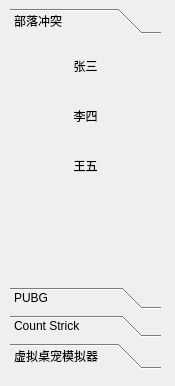
<?xml version="1.0" encoding="UTF-8"?>
<ui version="4.0">
 <class>Form</class>
 <widget class="QWidget" name="Form">
  <property name="geometry">
   <rect>
    <x>0</x>
    <y>0</y>
    <width>175</width>
    <height>386</height>
   </rect>
  </property>
  <property name="windowTitle">
   <string>Form</string>
  </property>
  <widget class="QToolBox" name="toolBox">
   <property name="geometry">
    <rect>
     <x>10</x>
     <y>8</y>
     <width>151</width>
     <height>361</height>
    </rect>
   </property>
   <property name="currentIndex">
    <number>0</number>
   </property>
   <widget class="QWidget" name="page">
    <property name="geometry">
     <rect>
      <x>0</x>
      <y>0</y>
      <width>151</width>
      <height>241</height>
     </rect>
    </property>
    <attribute name="icon">
     <iconset>
      <normaloff>../../../../Users/21460/Pictures/fontawesome-free-6.7.2-desktop/svgs/regular/chess-bishop.svg</normaloff>../../../../Users/21460/Pictures/fontawesome-free-6.7.2-desktop/svgs/regular/chess-bishop.svg</iconset>
    </attribute>
    <attribute name="label">
     <string>部落冲突</string>
    </attribute>
    <widget class="QToolButton" name="toolButton">
     <property name="geometry">
      <rect>
       <x>10</x>
       <y>10</y>
       <width>131</width>
       <height>31</height>
      </rect>
     </property>
     <property name="text">
      <string>张三</string>
     </property>
     <property name="icon">
      <iconset>
       <normaloff>../../../../Users/21460/Pictures/fontawesome-free-6.7.2-desktop/svgs/regular/circle-user.svg</normaloff>../../../../Users/21460/Pictures/fontawesome-free-6.7.2-desktop/svgs/regular/circle-user.svg</iconset>
     </property>
     <property name="iconSize">
      <size>
       <width>20</width>
       <height>20</height>
      </size>
     </property>
     <property name="toolButtonStyle">
      <enum>Qt::ToolButtonTextBesideIcon</enum>
     </property>
     <property name="autoRaise">
      <bool>true</bool>
     </property>
    </widget>
    <widget class="QToolButton" name="toolButton_2">
     <property name="geometry">
      <rect>
       <x>10</x>
       <y>110</y>
       <width>131</width>
       <height>31</height>
      </rect>
     </property>
     <property name="text">
      <string>王五</string>
     </property>
     <property name="icon">
      <iconset>
       <normaloff>../../../../Users/21460/Pictures/fontawesome-free-6.7.2-desktop/svgs/regular/circle-user.svg</normaloff>../../../../Users/21460/Pictures/fontawesome-free-6.7.2-desktop/svgs/regular/circle-user.svg</iconset>
     </property>
     <property name="toolButtonStyle">
      <enum>Qt::ToolButtonTextBesideIcon</enum>
     </property>
     <property name="autoRaise">
      <bool>true</bool>
     </property>
    </widget>
    <widget class="QToolButton" name="toolButton_3">
     <property name="geometry">
      <rect>
       <x>10</x>
       <y>60</y>
       <width>131</width>
       <height>31</height>
      </rect>
     </property>
     <property name="text">
      <string>李四</string>
     </property>
     <property name="icon">
      <iconset>
       <normaloff>../../../../Users/21460/Pictures/fontawesome-free-6.7.2-desktop/svgs/regular/circle-user.svg</normaloff>../../../../Users/21460/Pictures/fontawesome-free-6.7.2-desktop/svgs/regular/circle-user.svg</iconset>
     </property>
     <property name="toolButtonStyle">
      <enum>Qt::ToolButtonTextBesideIcon</enum>
     </property>
     <property name="autoRaise">
      <bool>true</bool>
     </property>
    </widget>
   </widget>
   <widget class="QWidget" name="page_3">
    <attribute name="icon">
     <iconset>
      <normaloff>../../../../Users/21460/Pictures/fontawesome-free-6.7.2-desktop/svgs/regular/chess-king.svg</normaloff>../../../../Users/21460/Pictures/fontawesome-free-6.7.2-desktop/svgs/regular/chess-king.svg</iconset>
    </attribute>
    <attribute name="label">
     <string>PUBG</string>
    </attribute>
    <widget class="QToolButton" name="toolButton_4">
     <property name="geometry">
      <rect>
       <x>10</x>
       <y>10</y>
       <width>131</width>
       <height>31</height>
      </rect>
     </property>
     <property name="text">
      <string>Alice</string>
     </property>
     <property name="icon">
      <iconset>
       <normaloff>../../../../Users/21460/Pictures/fontawesome-free-6.7.2-desktop/svgs/regular/circle-user.svg</normaloff>../../../../Users/21460/Pictures/fontawesome-free-6.7.2-desktop/svgs/regular/circle-user.svg</iconset>
     </property>
     <property name="toolButtonStyle">
      <enum>Qt::ToolButtonTextBesideIcon</enum>
     </property>
     <property name="autoRaise">
      <bool>true</bool>
     </property>
    </widget>
    <widget class="QToolButton" name="toolButton_5">
     <property name="geometry">
      <rect>
       <x>10</x>
       <y>60</y>
       <width>131</width>
       <height>31</height>
      </rect>
     </property>
     <property name="text">
      <string>Tom</string>
     </property>
     <property name="icon">
      <iconset>
       <normaloff>../../../../Users/21460/Pictures/fontawesome-free-6.7.2-desktop/svgs/regular/circle-user.svg</normaloff>../../../../Users/21460/Pictures/fontawesome-free-6.7.2-desktop/svgs/regular/circle-user.svg</iconset>
     </property>
     <property name="toolButtonStyle">
      <enum>Qt::ToolButtonTextBesideIcon</enum>
     </property>
     <property name="autoRaise">
      <bool>true</bool>
     </property>
    </widget>
    <widget class="QToolButton" name="toolButton_6">
     <property name="geometry">
      <rect>
       <x>10</x>
       <y>110</y>
       <width>131</width>
       <height>31</height>
      </rect>
     </property>
     <property name="text">
      <string>Jack</string>
     </property>
     <property name="icon">
      <iconset>
       <normaloff>../../../../Users/21460/Pictures/fontawesome-free-6.7.2-desktop/svgs/regular/circle-user.svg</normaloff>../../../../Users/21460/Pictures/fontawesome-free-6.7.2-desktop/svgs/regular/circle-user.svg</iconset>
     </property>
     <property name="toolButtonStyle">
      <enum>Qt::ToolButtonTextBesideIcon</enum>
     </property>
     <property name="autoRaise">
      <bool>true</bool>
     </property>
    </widget>
   </widget>
   <widget class="QWidget" name="page_4">
    <attribute name="icon">
     <iconset>
      <normaloff>../../../../Users/21460/Pictures/fontawesome-free-6.7.2-desktop/svgs/regular/chess-knight.svg</normaloff>../../../../Users/21460/Pictures/fontawesome-free-6.7.2-desktop/svgs/regular/chess-knight.svg</iconset>
    </attribute>
    <attribute name="label">
     <string>Count Strick</string>
    </attribute>
    <widget class="QToolButton" name="toolButton_7">
     <property name="geometry">
      <rect>
       <x>10</x>
       <y>10</y>
       <width>131</width>
       <height>31</height>
      </rect>
     </property>
     <property name="text">
      <string>沈哥</string>
     </property>
     <property name="icon">
      <iconset>
       <normaloff>../../../../Users/21460/Pictures/fontawesome-free-6.7.2-desktop/svgs/regular/circle-user.svg</normaloff>../../../../Users/21460/Pictures/fontawesome-free-6.7.2-desktop/svgs/regular/circle-user.svg</iconset>
     </property>
     <property name="toolButtonStyle">
      <enum>Qt::ToolButtonTextBesideIcon</enum>
     </property>
     <property name="autoRaise">
      <bool>true</bool>
     </property>
    </widget>
    <widget class="QToolButton" name="toolButton_8">
     <property name="geometry">
      <rect>
       <x>10</x>
       <y>60</y>
       <width>131</width>
       <height>31</height>
      </rect>
     </property>
     <property name="text">
      <string>李哥</string>
     </property>
     <property name="icon">
      <iconset>
       <normaloff>../../../../Users/21460/Pictures/fontawesome-free-6.7.2-desktop/svgs/regular/circle-user.svg</normaloff>../../../../Users/21460/Pictures/fontawesome-free-6.7.2-desktop/svgs/regular/circle-user.svg</iconset>
     </property>
     <property name="toolButtonStyle">
      <enum>Qt::ToolButtonTextBesideIcon</enum>
     </property>
     <property name="autoRaise">
      <bool>true</bool>
     </property>
    </widget>
   </widget>
   <widget class="QWidget" name="page_2">
    <property name="geometry">
     <rect>
      <x>0</x>
      <y>0</y>
      <width>151</width>
      <height>241</height>
     </rect>
    </property>
    <attribute name="icon">
     <iconset>
      <normaloff>../../../../Users/21460/Pictures/fontawesome-free-6.7.2-desktop/svgs/regular/chess-pawn.svg</normaloff>../../../../Users/21460/Pictures/fontawesome-free-6.7.2-desktop/svgs/regular/chess-pawn.svg</iconset>
    </attribute>
    <attribute name="label">
     <string>虚拟桌宠模拟器</string>
    </attribute>
    <widget class="QToolButton" name="toolButton_9">
     <property name="geometry">
      <rect>
       <x>10</x>
       <y>20</y>
       <width>131</width>
       <height>31</height>
      </rect>
     </property>
     <property name="text">
      <string>张三</string>
     </property>
     <property name="icon">
      <iconset>
       <normaloff>../../../../Users/21460/Pictures/fontawesome-free-6.7.2-desktop/svgs/regular/circle-user.svg</normaloff>../../../../Users/21460/Pictures/fontawesome-free-6.7.2-desktop/svgs/regular/circle-user.svg</iconset>
     </property>
     <property name="toolButtonStyle">
      <enum>Qt::ToolButtonTextBesideIcon</enum>
     </property>
     <property name="autoRaise">
      <bool>true</bool>
     </property>
    </widget>
    <widget class="QToolButton" name="toolButton_10">
     <property name="geometry">
      <rect>
       <x>10</x>
       <y>70</y>
       <width>131</width>
       <height>31</height>
      </rect>
     </property>
     <property name="text">
      <string>老王</string>
     </property>
     <property name="icon">
      <iconset>
       <normaloff>../../../../Users/21460/Pictures/fontawesome-free-6.7.2-desktop/svgs/regular/circle-user.svg</normaloff>../../../../Users/21460/Pictures/fontawesome-free-6.7.2-desktop/svgs/regular/circle-user.svg</iconset>
     </property>
     <property name="toolButtonStyle">
      <enum>Qt::ToolButtonTextBesideIcon</enum>
     </property>
     <property name="autoRaise">
      <bool>true</bool>
     </property>
    </widget>
    <widget class="QToolButton" name="toolButton_11">
     <property name="geometry">
      <rect>
       <x>10</x>
       <y>130</y>
       <width>131</width>
       <height>31</height>
      </rect>
     </property>
     <property name="text">
      <string>小黑</string>
     </property>
     <property name="icon">
      <iconset>
       <normaloff>../../../../Users/21460/Pictures/fontawesome-free-6.7.2-desktop/svgs/regular/circle-user.svg</normaloff>../../../../Users/21460/Pictures/fontawesome-free-6.7.2-desktop/svgs/regular/circle-user.svg</iconset>
     </property>
     <property name="toolButtonStyle">
      <enum>Qt::ToolButtonTextBesideIcon</enum>
     </property>
     <property name="autoRaise">
      <bool>true</bool>
     </property>
    </widget>
   </widget>
  </widget>
 </widget>
 <resources/>
 <connections/>
</ui>
